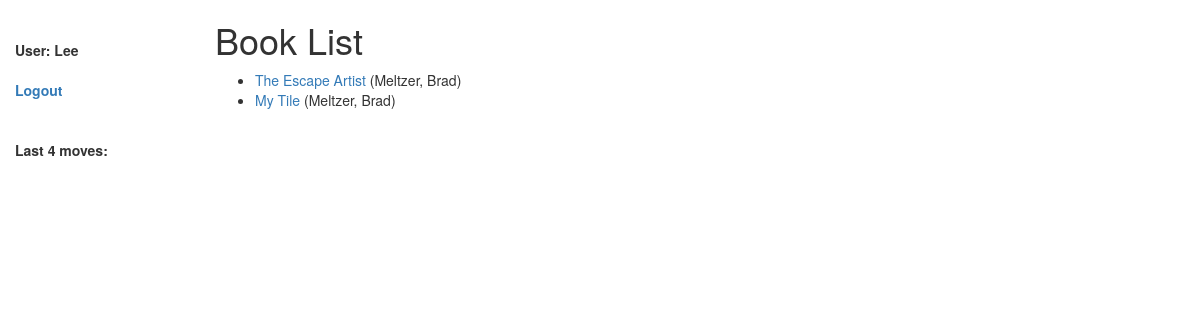
Page /catalog/books/ (signed in) on the committed database.
### catalog/models.py (models this page shows, shortened)
class Book(models.Model):
    title = models.CharField(max_length=200)
    author = models.ForeignKey('Author', on_delete=models.SET_NULL, null=True)
    summary = models.TextField(max_length=1000, help_text='Enter a brief description of the book')
    isbn = models.CharField('ISBN', max_length=13,
                            help_text='13 Character <a href="https://www.isbn-international.org/content/what-isbn">ISBN number</a>')
    genre = models.ManyToManyField(Genre, help_text='Select a genre for this book')
    def get_absolute_url(self):
        return reverse('book-detail', args=[str(self.id)])
    def display_genre(self):
        """
        Creates a string for the Genre. This is required to display genre in Admin.
        """
        return ', '.join([genre.name for genre in self.genre.all()[:3]])
    display_genre.short_description = 'Genre'

class Author(models.Model):
    first_name = models.CharField(max_length=100)
    last_name = models.CharField(max_length=100)
    date_of_birth = models.DateField(null=True, blank=True)
    date_of_death = models.DateField('died', null=True, blank=True)
    class Meta:
        ordering = ["last_name", "first_name"]
    def __str__(self):
        return '{0}, {1}'.format(self.last_name, self.first_name)

### catalog/views.py (the view)
# urls.py: path('books/', views.BookListView.as_view(), name='books'),
class BookListView(generic.ListView):
    model = Book
    def get_context_data(self, **kwargs):
        context = super(BookListView, self).get_context_data(**kwargs)
        context['some_data'] = 'This is just some data'
        return context

### catalog/templates/catalog/book_list.html
{% extends "base_generic.html" %}
{% block content %}
    <h1>Book List</h1>
    {% if book_list %}
    <ul>
      {% for book in book_list %}
      <li>
        <a href="{{ book.get_absolute_url }}">{{ book.title }}</a> ({{book.author}})
      </li>
      {% endfor %}
    </ul>
    {% else %}
      <p>There are no books in the library.</p>
    {% endif %}
{% endblock %}

### coup/templates/base_generic.html (shortened to what this page needs)
<!DOCTYPE html>
<html lang="en">
<head>
    <link rel="stylesheet" href="https://maxcdn.bootstrapcdn.com/bootstrap/3.3.7/css/bootstrap.min.css">
    {% load static %}
    <link rel="stylesheet" href="{% static 'css/styles.css' %}">
</head>
<body>
<div class="container-fluid">
    <div class="row">
        <div class="col-sm-2">
            {% block sidebar %}
            <ul class="sidebar-nav">
                <br>
                {% if user.is_authenticated %}
                <b>
                    <li>User: {{ user.get_username }}</li>
                </b>
                <br>
                <li><a href="{% url 'logout'%}?next={{request.path}}"><b>Logout</b></a></li>
                {% else %}
                <li><a href="{% url 'login'%}?next={{request.path}}"><b>Login</b></a></li>
                {% endif %}
                <li>
                    <br>
                    <br>
                <li><b>Last 4 moves:</b></li>
                <br>
                <br>
                <br>
            </ul>
            {% endblock %}
        </div>
        <div class="col-sm-10 ">
            {% block content %}{% endblock %}
        </div>
    </div>
</div>
</body>
</html>

### catalog/static/css/styles.css (style rules this page uses)
.sidebar-nav { margin-top: 20px; padding: 0; list-style: none; }

### rows in the picture
Book: title "The Escape Artist", author "Meltzer, Brad"
Book: title "My Tile", author "Meltzer, Brad"

### other values in the picture
{{ user.get_username }} "Lee"
